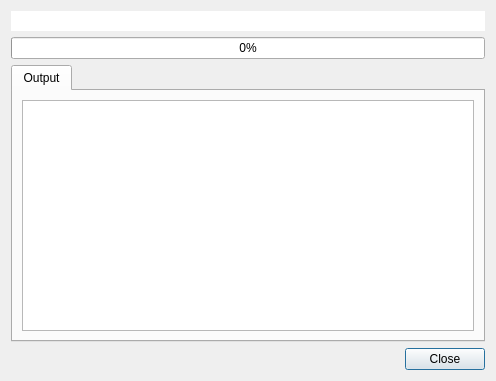
<?xml version="1.0" encoding="UTF-8"?>
<ui version="4.0">
 <class>RunnerDialog</class>
 <widget class="QDialog" name="RunnerDialog">
  <property name="geometry">
   <rect>
    <x>0</x>
    <y>0</y>
    <width>496</width>
    <height>381</height>
   </rect>
  </property>
  <property name="windowTitle">
   <string>Dialog</string>
  </property>
  <layout class="QVBoxLayout" name="verticalLayout_2">
   <item>
    <widget class="QLineEdit" name="lineEditCommand">
     <property name="frame">
      <bool>false</bool>
     </property>
     <property name="readOnly">
      <bool>true</bool>
     </property>
    </widget>
   </item>
   <item>
    <widget class="QProgressBar" name="progressBar">
     <property name="value">
      <number>0</number>
     </property>
    </widget>
   </item>
   <item>
    <widget class="QTabWidget" name="tabWidget">
     <property name="currentIndex">
      <number>0</number>
     </property>
     <widget class="QWidget" name="tab">
      <attribute name="title">
       <string>Output</string>
      </attribute>
      <layout class="QVBoxLayout" name="verticalLayout">
       <item>
        <widget class="QTextBrowser" name="textBrowser"/>
       </item>
      </layout>
     </widget>
    </widget>
   </item>
   <item>
    <layout class="QHBoxLayout" name="horizontalLayout">
     <item>
      <spacer name="horizontalSpacer">
       <property name="orientation">
        <enum>Qt::Horizontal</enum>
       </property>
       <property name="sizeHint" stdset="0">
        <size>
         <width>40</width>
         <height>20</height>
        </size>
       </property>
      </spacer>
     </item>
     <item>
      <widget class="QPushButton" name="pushButton">
       <property name="text">
        <string>Close</string>
       </property>
      </widget>
     </item>
    </layout>
   </item>
  </layout>
 </widget>
 <resources/>
 <connections>
  <connection>
   <sender>pushButton</sender>
   <signal>clicked()</signal>
   <receiver>RunnerDialog</receiver>
   <slot>accept()</slot>
   <hints>
    <hint type="sourcelabel">
     <x>439</x>
     <y>354</y>
    </hint>
    <hint type="destinationlabel">
     <x>304</x>
     <y>354</y>
    </hint>
   </hints>
  </connection>
 </connections>
</ui>
